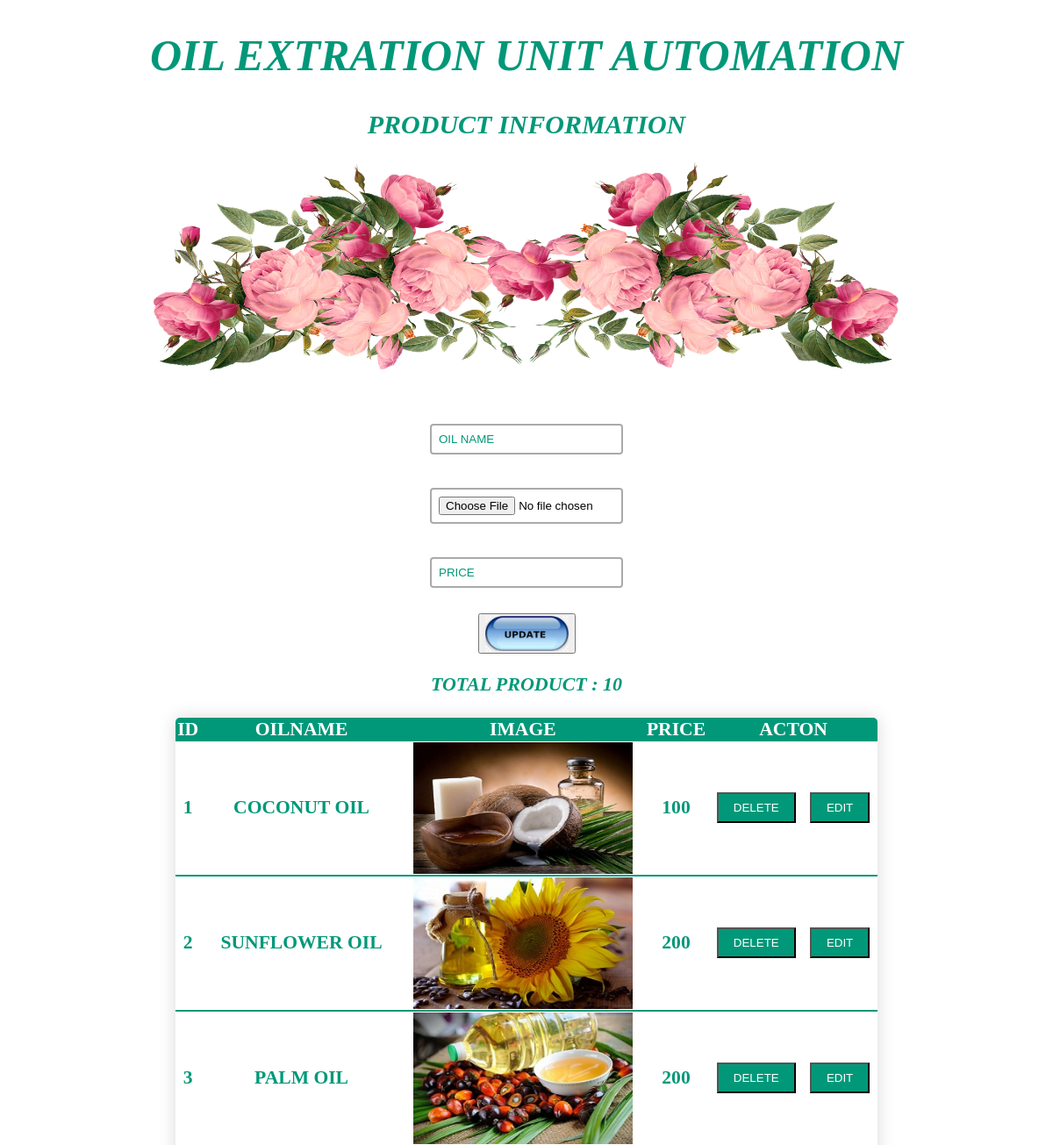
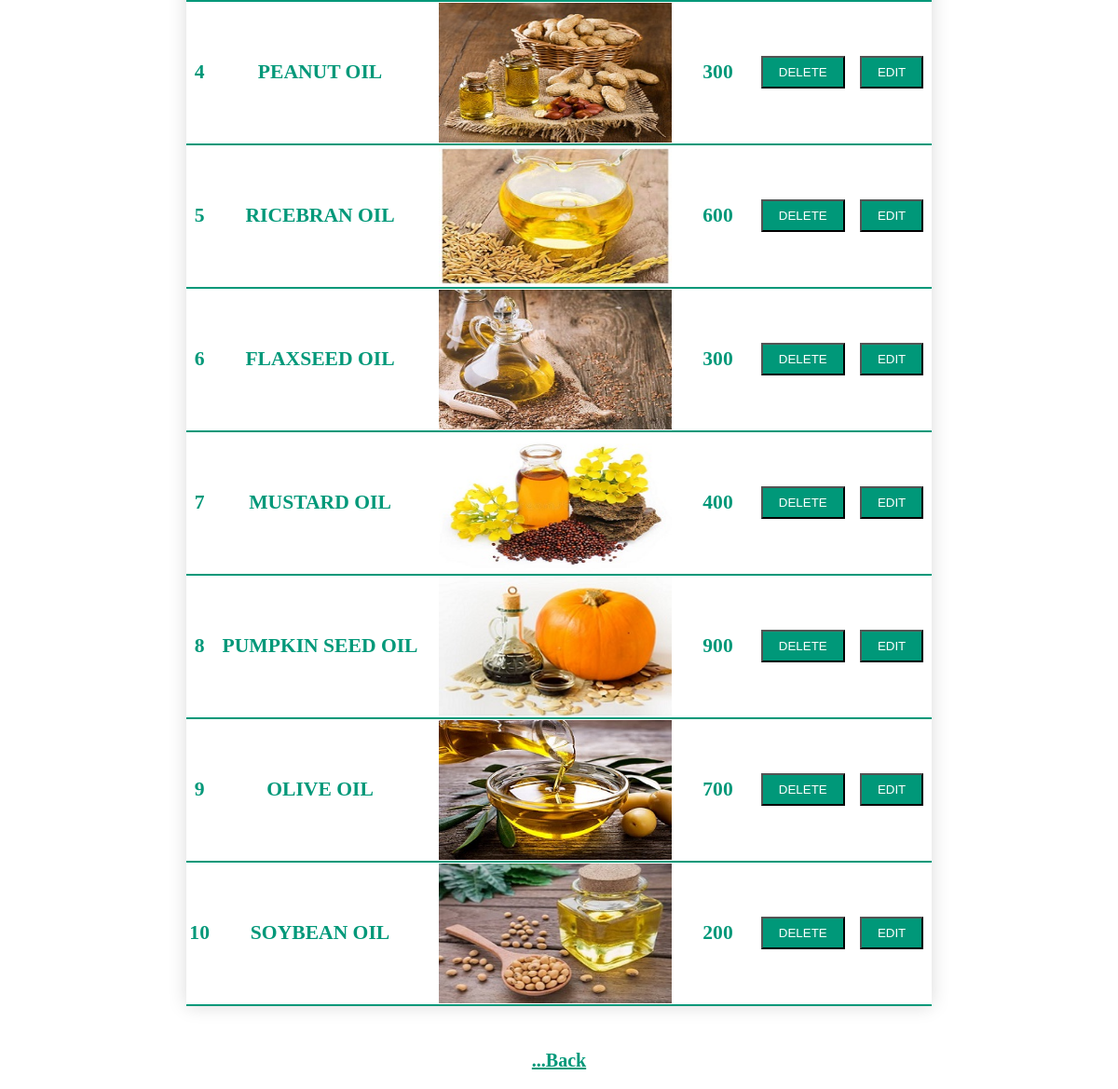
The app's page /shopping.php with its own data (2 pictures, top to bottom).
### tables this page shows
CREATE TABLE `shopping` (
  `ID` int(255) NOT NULL auto_increment,
  `NAME` varchar(255) NOT NULL,
  `IMAGE` varchar(255) NOT NULL,
  `PRICE` int(255) NOT NULL,
  PRIMARY KEY  (`ID`)
);

### shopping.php (the view, shortened to what this page needs)
<!DOCTYPE html PUBLIC "-//W3C//DTD XHTML 1.0 Transitional//EN" "http://www.w3.org/TR/xhtml1/DTD/xhtml1-transitional.dtd">
<html xmlns="http://www.w3.org/1999/xhtml">
<head>
</head>
<body>
</head>
<body>
<center>
<h1 id="h">OIL EXTRATION UNIT AUTOMATION</h1>
<h2 id="sh">PRODUCT INFORMATION</h2>
<img src="http://localhost/oilproject/flowers.png" height="250" width="900" />
<h2>
<form method="post" action="#" enctype="multipart/form-data">
<table cellspacing="20">
<tr><td> <input type="text"  name="name" size="30" id="n1" placeholder="OIL NAME" value="<?php echo $oname;?>"/></td></tr>
<tr><td> <input type="file"  name="img" size="30" id="n1" value="<?php echo $filename;?>"/></td></tr>
<tr><td><input type="text"  name="price" size="30" id="n1" placeholder="PRICE" maxlength="15" value="<?php echo $oprice;?>"
onkeypress="return event.charCode >=48 && event.charCode<=57" /></td></tr>
</table>
<button type="submit" name="submit" class="button">
 <img src="http://localhost/oilproject/update.jpg" height="40" width="95"/></button><br />
</form>
<?php
$cnt=mysql_query("select count(id) as total from shopping");
$values=mysql_fetch_assoc($cnt);
$num=$values['total']; ?>
<h3 id="tot"><?php echo"TOTAL PRODUCT : $num"; ?></h3>
<h2>
<table  class="content-table" width="800" height="200">
<thead>
<tr><th>ID</th><th>OILNAME</th><th>IMAGE</th><th>PRICE</th><th>ACTON</th></tr>
</thead>
<?php
$res=mysql_query("select * from shopping");
while($row=mysql_fetch_array($res))
{
echo"<tbody><tr>";
echo"<td><center>".$row['ID']."</center></td>";
echo"<td><center>".$row['NAME']."</center></td>";
echo"<td><center>"?><img src="<?php echo $row['IMAGE']; ?>" height="150" width="250" />
<?php
echo"</center></td><td><center>".$row['PRICE']."</center></td>";
echo"<td><center><a href=samdel.php?id=".$row['ID']."> "?><button id="eb"><?php echo "DELETE"; ?></button><?php echo "</a>";
echo"&nbsp&nbsp&nbsp<a href=shopupdate.php?id=".$row['ID'].">"?><button id="eb"><?php echo "EDIT"?></button><?php echo "</a></td></tr></tbody>";
}
?>
</table>
<h3><br /><a href="details.php" id="bk">...Back</a></h3>
</h2>
</center>
</body>
</html>

### shopping.php (style rules this page uses)
body { margin:0; padding:0; background-image:url(http://localhost/oilproject/white.jpg); }
.content-table { border-collapse:collapse; margin:25px; font-size:0.9em; min-width:500px; border-radius:5px 5px 0 0; overflow:hidden; box-shadow:0 0 20px rgba(0,0,0,0.15); }
.content-table thead tr { background-color:#009879; color:#ffffff; text-align:center; }
.content-table tbody td { color:#009879; }
.content-table tbody tr { border-bottom:1px solid #dddddd; }
.content-table tbody tr:last-of-type { border-bottom:2px solid #009879; }
#h { width:90%; font-size:50px;; color:#009879; font-style:italic; font-family:Algerian,BOLD; }
#bk { font-size:20px; color:#009879; }
#n1 { width:200px; border:2px solid #aaa; border-radius:4px; margin:8px 0; outline:none; padding:8px; box-sizing:6px; color:black; transition:3s; }
a { font-size:18px; color:#009879; cursor:pointer; }
#sh { width:90%; font-size:30px;; color:#009879; font-style:italic; font-family:Algerian,BOLD; }
#eb { background-color:#009879; color:#FFFFFF; padding:8px 17px; }
#tot { font-size:22px;; color:#009879; font-style:italic; font-family:Algerian,BOLD; }

### records on screen
shopping: ID "1", NAME "COCONUT OIL", IMAGE (picture), PRICE "100"
shopping: ID "2", NAME "SUNFLOWER OIL", IMAGE (picture), PRICE "200"
shopping: ID "3", NAME "PALM OIL", IMAGE (picture), PRICE "200"
shopping: ID "4", NAME "PEANUT OIL", IMAGE (picture), PRICE "300"
shopping: ID "5", NAME "RICEBRAN OIL", IMAGE (picture), PRICE "600"
shopping: ID "6", NAME "FLAXSEED OIL", IMAGE (picture), PRICE "300"
shopping: ID "7", NAME "MUSTARD OIL", IMAGE (picture), PRICE "400"
shopping: ID "8", NAME "PUMPKIN SEED OIL", IMAGE (picture), PRICE "900"
shopping: ID "9", NAME "OLIVE OIL", IMAGE (picture), PRICE "700"
shopping: ID "10", NAME "SOYBEAN OIL", IMAGE (picture), PRICE "200"

### other values on screen
$num "10"
